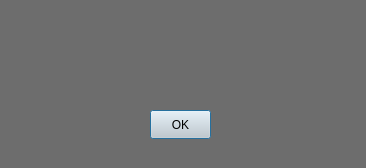
<?xml version="1.0" encoding="UTF-8"?>
<ui version="4.0">
 <class>Dialog</class>
 <widget class="QDialog" name="Dialog">
  <property name="geometry">
   <rect>
    <x>0</x>
    <y>0</y>
    <width>366</width>
    <height>168</height>
   </rect>
  </property>
  <property name="windowTitle">
   <string>Error</string>
  </property>
  <property name="styleSheet">
   <string notr="true">background-color: rgb(109, 109, 109);</string>
  </property>
  <widget class="QPushButton" name="btn_ok">
   <property name="geometry">
    <rect>
     <x>150</x>
     <y>110</y>
     <width>61</width>
     <height>29</height>
    </rect>
   </property>
   <property name="styleSheet">
    <string notr="true">background-color: rgb(209, 209, 209);</string>
   </property>
   <property name="text">
    <string>OK</string>
   </property>
  </widget>
  <widget class="QTextEdit" name="textEdit">
   <property name="geometry">
    <rect>
     <x>50</x>
     <y>30</y>
     <width>261</width>
     <height>71</height>
    </rect>
   </property>
   <property name="styleSheet">
    <string notr="true">background-color: rgb(109, 109, 109);
color: rgb(220, 220, 220);
font: 15pt &quot;Nirmala UI&quot;;
border: 0;
</string>
   </property>
   <property name="frameShape">
    <enum>QFrame::NoFrame</enum>
   </property>
   <property name="frameShadow">
    <enum>QFrame::Plain</enum>
   </property>
   <property name="lineWidth">
    <number>0</number>
   </property>
   <property name="verticalScrollBarPolicy">
    <enum>Qt::ScrollBarAlwaysOff</enum>
   </property>
   <property name="horizontalScrollBarPolicy">
    <enum>Qt::ScrollBarAlwaysOff</enum>
   </property>
   <property name="lineWrapMode">
    <enum>QTextEdit::NoWrap</enum>
   </property>
   <property name="readOnly">
    <bool>true</bool>
   </property>
  </widget>
 </widget>
 <resources/>
 <connections/>
</ui>
